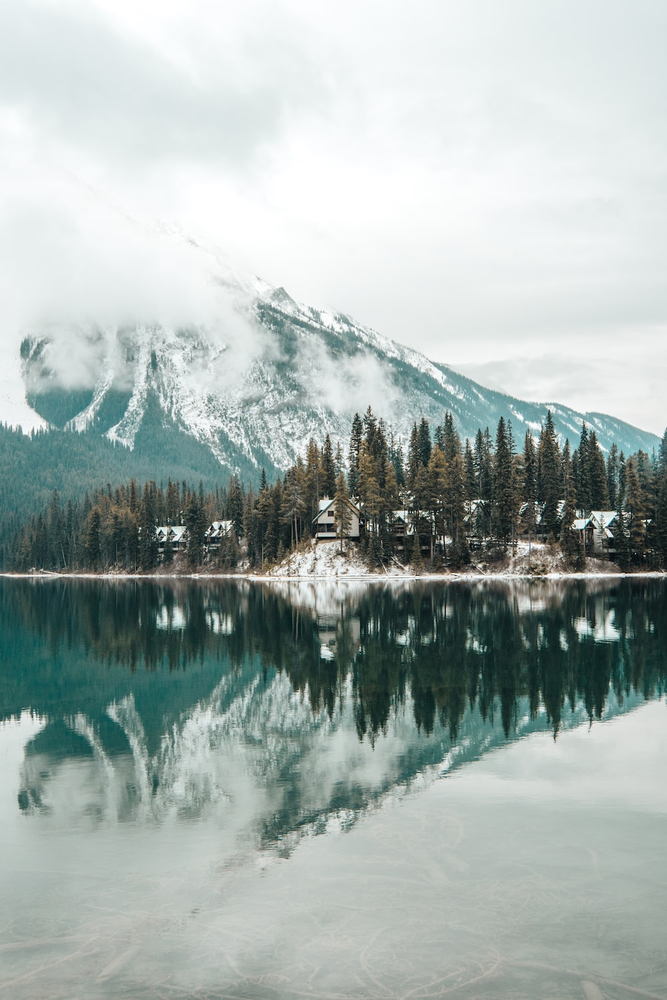
#> input picture Chapter1.png, 667 x 1000 px, shrunk from 1000 x 1500 before the run, found by its file name
$ jupyter execute Q2-Ch1.ipynb
#> lines starting #> are read from the running program, lines starting #| are printed output that depends on the picture
[cell 1]
from PIL import Image

# Load the original image
original_image_path = '/Chapter1.png'
original_image = Image.open(original_image_path)
#> original_image is the input picture: PIL image 667x1000 RGB; mean R, G, B 166, 177.4, 174

# Get the size of the image
width, height = original_image.size
#> width = 667; height = 1000

# Import time module and get the current time
import time
current_time = int(time.time())
generated_number = (current_time % 100) + 50

# Adjust the generated number as per the given conditions
if generated_number % 2 == 0:
    generated_number += 10

# Create a new image with modified pixel values
new_image = Image.new('RGB', (width, height))
#> new_image: PIL image 667x1000 RGB; every value is 0
new_image
# Iterate through each pixel and modify the RGB values
for x in range(width):
    for y in range(height):
        r, g, b = original_image.getpixel((x, y))
        new_r = (r + generated_number) % 256
        new_g = (g + generated_number) % 256
        new_b = (b + generated_number) % 256
        new_image.putpixel((x, y), (new_r, new_g, new_b))
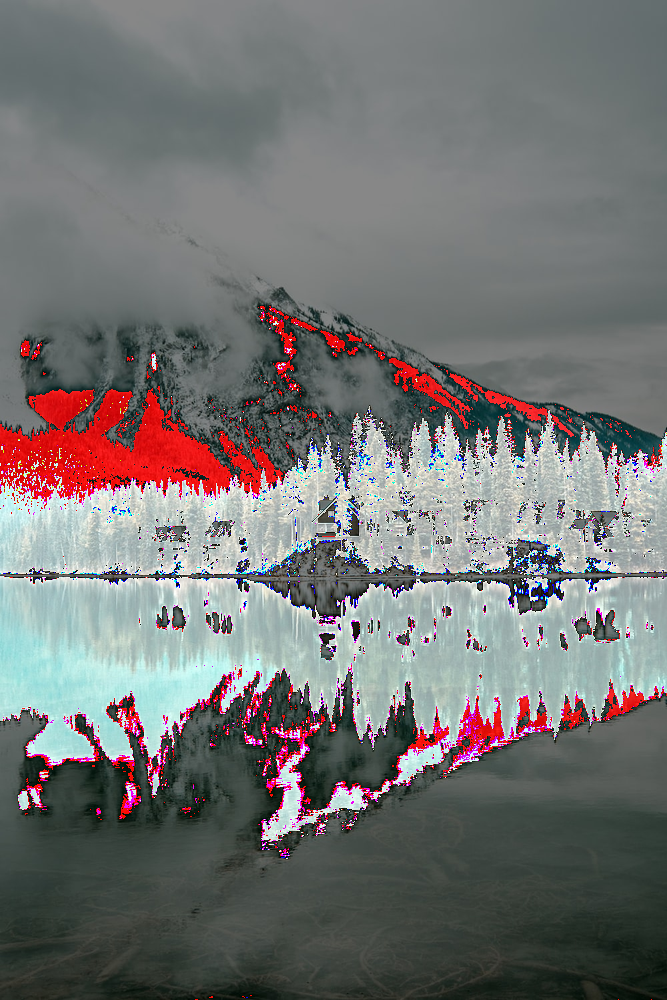
#> new_image: PIL image 667x1000 RGB; mean R, G, B 116, 115.4, 114.7

# Save the new image
new_image_path = '/chapter1out.png'
new_image.save(new_image_path)

# Calculate the sum of red (r) pixel values in the new image
red_pixel_sum = sum(new_image.getpixel((x, y))[0] for x in range(width) for y in range(height))
#> red_pixel_sum = 77384056

# Print the sum of red pixel values
print("Sum of red pixel values:", red_pixel_sum)
#| Sum of red pixel values: 77384056
